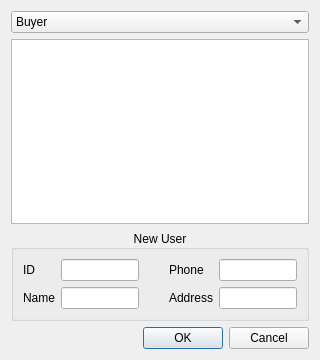
<?xml version="1.0" encoding="UTF-8"?>
<ui version="4.0">
 <class>DialogInsert2</class>
 <widget class="QDialog" name="DialogInsert2">
  <property name="geometry">
   <rect>
    <x>0</x>
    <y>0</y>
    <width>320</width>
    <height>360</height>
   </rect>
  </property>
  <property name="windowTitle">
   <string>New User Registration</string>
  </property>
  <property name="modal">
   <bool>true</bool>
  </property>
  <layout class="QVBoxLayout" name="verticalLayout_3">
   <item>
    <widget class="QComboBox" name="comboBox">
     <item>
      <property name="text">
       <string>Buyer</string>
      </property>
     </item>
     <item>
      <property name="text">
       <string>Seller</string>
      </property>
     </item>
    </widget>
   </item>
   <item>
    <widget class="QStackedWidget" name="stackedWidget">
     <property name="currentIndex">
      <number>1</number>
     </property>
     <widget class="QWidget" name="page">
      <layout class="QVBoxLayout" name="verticalLayout">
       <property name="leftMargin">
        <number>0</number>
       </property>
       <property name="topMargin">
        <number>0</number>
       </property>
       <property name="rightMargin">
        <number>0</number>
       </property>
       <property name="bottomMargin">
        <number>0</number>
       </property>
       <item>
        <widget class="QTableWidget" name="tableWidgetBuyer">
         <property name="editTriggers">
          <set>QAbstractItemView::NoEditTriggers</set>
         </property>
         <property name="alternatingRowColors">
          <bool>true</bool>
         </property>
         <property name="selectionBehavior">
          <enum>QAbstractItemView::SelectRows</enum>
         </property>
         <property name="gridStyle">
          <enum>Qt::DashLine</enum>
         </property>
        </widget>
       </item>
      </layout>
     </widget>
     <widget class="QWidget" name="page_2">
      <layout class="QVBoxLayout" name="verticalLayout_2">
       <property name="leftMargin">
        <number>0</number>
       </property>
       <property name="topMargin">
        <number>0</number>
       </property>
       <property name="rightMargin">
        <number>0</number>
       </property>
       <property name="bottomMargin">
        <number>0</number>
       </property>
       <item>
        <widget class="QTableWidget" name="tableWidgetSeller">
         <property name="editTriggers">
          <set>QAbstractItemView::NoEditTriggers</set>
         </property>
         <property name="alternatingRowColors">
          <bool>true</bool>
         </property>
         <property name="selectionBehavior">
          <enum>QAbstractItemView::SelectRows</enum>
         </property>
         <property name="gridStyle">
          <enum>Qt::DashLine</enum>
         </property>
        </widget>
       </item>
      </layout>
     </widget>
    </widget>
   </item>
   <item>
    <widget class="QGroupBox" name="groupBox">
     <property name="title">
      <string>New User</string>
     </property>
     <property name="alignment">
      <set>Qt::AlignCenter</set>
     </property>
     <layout class="QGridLayout" name="gridLayout">
      <item row="0" column="2">
       <spacer name="horizontalSpacer">
        <property name="orientation">
         <enum>Qt::Horizontal</enum>
        </property>
        <property name="sizeHint" stdset="0">
         <size>
          <width>40</width>
          <height>20</height>
         </size>
        </property>
       </spacer>
      </item>
      <item row="1" column="4">
       <widget class="QLabel" name="label_4">
        <property name="text">
         <string>Address</string>
        </property>
       </widget>
      </item>
      <item row="1" column="0">
       <widget class="QLabel" name="label_2">
        <property name="text">
         <string>Name</string>
        </property>
       </widget>
      </item>
      <item row="0" column="0">
       <widget class="QLabel" name="label">
        <property name="text">
         <string>ID</string>
        </property>
       </widget>
      </item>
      <item row="0" column="1">
       <widget class="QLineEdit" name="lineEditID"/>
      </item>
      <item row="0" column="4">
       <widget class="QLabel" name="label_3">
        <property name="text">
         <string>Phone</string>
        </property>
       </widget>
      </item>
      <item row="0" column="5">
       <widget class="QLineEdit" name="lineEditPhone"/>
      </item>
      <item row="1" column="1">
       <widget class="QLineEdit" name="lineEditName"/>
      </item>
      <item row="1" column="5">
       <widget class="QLineEdit" name="lineEditAddress"/>
      </item>
      <item row="0" column="3">
       <spacer name="horizontalSpacer_2">
        <property name="orientation">
         <enum>Qt::Horizontal</enum>
        </property>
        <property name="sizeType">
         <enum>QSizePolicy::Fixed</enum>
        </property>
        <property name="sizeHint" stdset="0">
         <size>
          <width>15</width>
          <height>20</height>
         </size>
        </property>
       </spacer>
      </item>
     </layout>
    </widget>
   </item>
   <item>
    <widget class="QDialogButtonBox" name="buttonBox">
     <property name="orientation">
      <enum>Qt::Horizontal</enum>
     </property>
     <property name="standardButtons">
      <set>QDialogButtonBox::Cancel|QDialogButtonBox::Ok</set>
     </property>
    </widget>
   </item>
  </layout>
 </widget>
 <tabstops>
  <tabstop>lineEditID</tabstop>
  <tabstop>lineEditName</tabstop>
  <tabstop>lineEditPhone</tabstop>
  <tabstop>lineEditAddress</tabstop>
  <tabstop>comboBox</tabstop>
  <tabstop>tableWidgetBuyer</tabstop>
  <tabstop>tableWidgetSeller</tabstop>
 </tabstops>
 <resources/>
 <connections/>
</ui>
